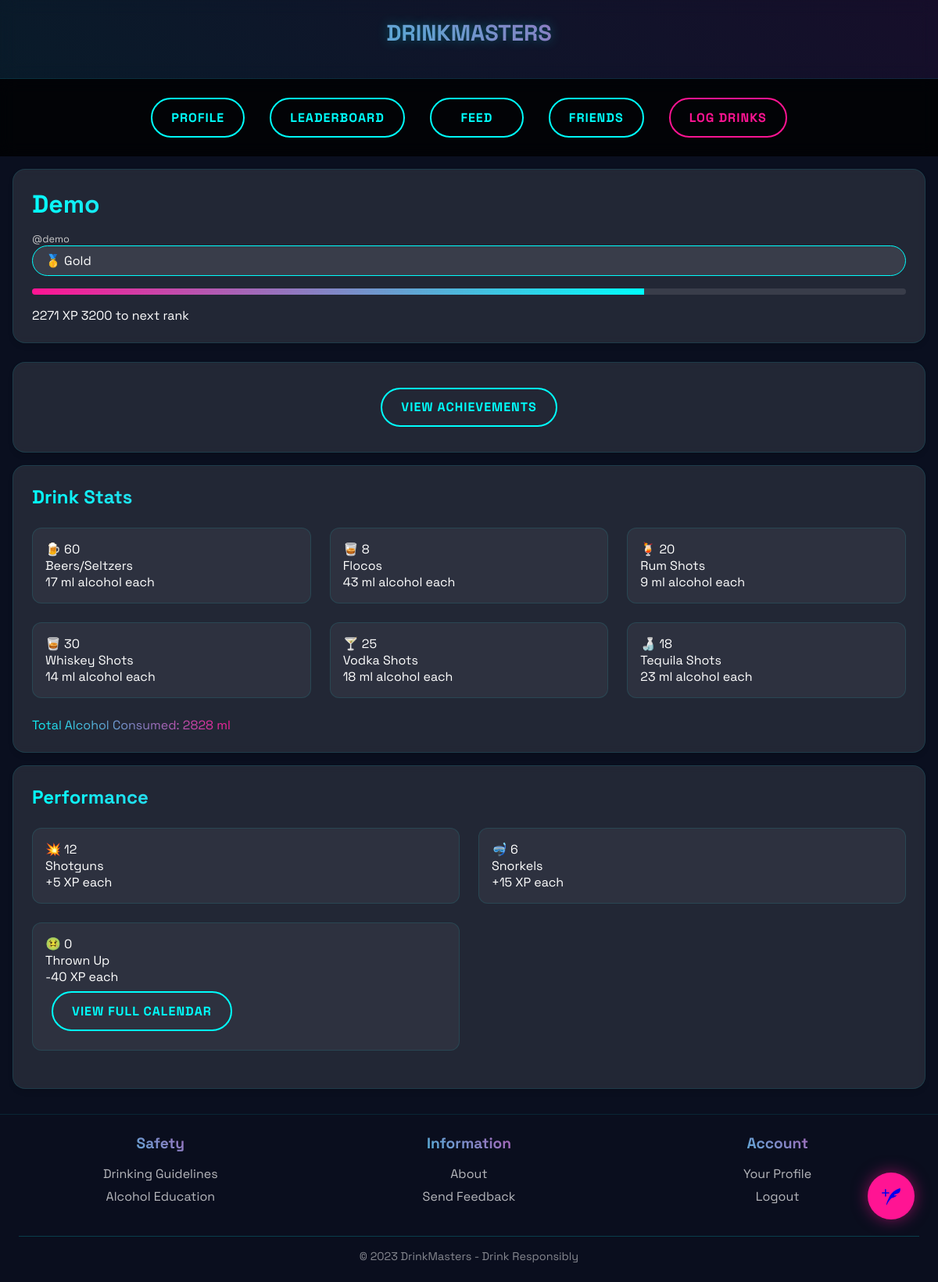
/accounts/profile/ (signed in), run on the app's committed database.
### accounts/models.py (models this page shows, shortened)
class Profile(models.Model):
    user = models.OneToOneField(User, on_delete=models.CASCADE)
    display_name = models.CharField(
    max_length=15,
    default='User',  # or another appropriate default value
    help_text="Display name (letters only, max 15 characters)"
)
    beer = models.IntegerField(default=0, help_text="Number of Beers/Seltzers drank (17 ml alcohol per beer)")
    floco = models.IntegerField(default=0, help_text="Number of Flocos (43 ml alcohol per shot)")
    rum = models.IntegerField(default=0, help_text="Number of rum shots (9 ml alcohol per shot)")
    whiskey = models.IntegerField(default=0, help_text="Number of whiskey shots (14 ml alcohol per shot)")
    vodka = models.IntegerField(default=0, help_text="Number of vodka shots (18 ml alcohol per shot)")
    tequila = models.IntegerField(default=0, help_text="Number of tequila shots (23 ml alcohol per shot)")
    shotguns = models.IntegerField(default=0, help_text="Number of shotguns")
    snorkels = models.IntegerField(default=0, help_text="Number of snorkels")
    thrown_up = models.IntegerField(default=0, help_text="Times thrown up")
    xp = models.IntegerField(default=0, help_text="User XP")
    rank = models.CharField(max_length=50, default="Bronze", help_text="User rank")
    friends = models.ManyToManyField('self', symmetrical=False, blank=True)
    def calculate_alcohol_drank(self):
        return (
            (self.beer * 17) +
            (self.floco * 43) +
            (self.rum * 9) +
            (self.whiskey * 14) +
            (self.vodka * 18) +
            (self.tequila * 23)
        )
    @property
    def xp_to_next_level(self):
        RANK_THRESHOLDS = {
            'Bronze': 600,
            'Silver': 1300,
            'Gold': 3200,
            'Platinum': 7300,
            'Diamond': 15000,
            'Steez': None
        }
        return RANK_THRESHOLDS.get(self.rank, 0)
    @property
    def xp_percentage(self):
        if self.rank == "Steez":
            return 100
        next_level = self.xp_to_next_level
        if not next_level:
            return 0
        return min(100, int((self.xp / next_level) * 100))
    def check_achievements(self):
        earned = []
        for achievement in Achievement.objects.all():
            if achievement.qualifies(self):
                earned.append(achievement)
        return earned

### accounts/views.py (the view)
# urls.py: path("profile/", v.me, name="api_me"),
@login_required
def profile(request):
    profile_obj = get_object_or_404(Profile, user=request.user)
    earned_achievements = profile_obj.check_achievements()
    return render(request, 'accounts/profile.html', {
        'profile': profile_obj,
        'achievements': earned_achievements,
    })

### accounts/templates/accounts/profile.html (shortened to what this page needs)
{% extends 'base.html' %}
{% block content %}
<div class="profile-container">
    <div class="profile-content">
        <div class="glass-card profile-header-card">
            <div class="profile-header-main">
                <div class="username-with-rank">
                    <div>
                        <h1 class="gradient-text">{{ profile.display_name }}</h1>
                        <p class="username-secondary">@{{ profile.user.username }}</p>
                    </div>
                    <div class="rank-badge" data-rank="{{ profile.rank }}">
                        <span class="rank-icon">
                            {% if profile.rank == "Bronze" %}🥉
                            {% elif profile.rank == "Silver" %}🥈
                            {% elif profile.rank == "Gold" %}🥇
                            {% elif profile.rank == "Platinum" %}🔘
                            {% elif profile.rank == "Diamond" %}💎
                            {% else %}👑{% endif %}
                        </span>
                        <span class="rank-name">{{ profile.rank }}</span>
                    </div>
                </div>
                <div class="xp-display">
                    <div class="xp-bar-container">
                        <div class="xp-bar">
                            <div class="xp-progress" style="width: {{ profile.xp_percentage }}%;"></div>
                        </div>
                        <div class="xp-text">
                            <span>{{ profile.xp }} XP</span>
                            {% if profile.rank != "Steez" %}
                                <span>{{ profile.xp_to_next_level }} to next rank</span>
                            {% else %}
                                <span>MAX RANK</span>
                            {% endif %}
                        </div>
                    </div>
                </div>
            </div>
        </div>
<div class="glass-card" style="text-align: center; margin-top: 1.5rem;">
    <a href="{% url 'achievements' %}" class="neon-btn">View Achievements</a>
  </div>
        <div class="glass-card">
            <h2 class="gradient-text">Drink Stats</h2>
            <div class="stats-grid three-column">
                <div class="stat-item">
                    <div class="stat-value">
                        <span class="stat-icon">🍺</span>
                        <span>{{ profile.beer }}</span>
                    </div>
                    <div class="stat-label">Beers/Seltzers</div>
                    <div class="stat-subtext">17 ml alcohol each</div>
                </div>
                <div class="stat-item">
                    <div class="stat-value">
                        <span class="stat-icon">🥃</span>
                        <span>{{ profile.floco }}</span>
                    </div>
                    <div class="stat-label">Flocos</div>
                    <div class="stat-subtext">43 ml alcohol each</div>
                </div>
                <div class="stat-item">
                    <div class="stat-value">
                        <span class="stat-icon">🍹</span>
                        <span>{{ profile.rum }}</span>
                    </div>
                    <div class="stat-label">Rum Shots</div>
                    <div class="stat-subtext">9 ml alcohol each</div>
                </div>
                <div class="stat-item">
                    <div class="stat-value">
                        <span class="stat-icon">🥃</span>
                        <span>{{ profile.whiskey }}</span>
                    </div>
                    <div class="stat-label">Whiskey Shots</div>
                    <div class="stat-subtext">14 ml alcohol each</div>
                </div>
                <div class="stat-item">
                    <div class="stat-value">
                        <span class="stat-icon">🍸</span>
                        <span>{{ profile.vodka }}</span>
                    </div>
                    <div class="stat-label">Vodka Shots</div>
                    <div class="stat-subtext">18 ml alcohol each</div>
                </div>
                <div class="stat-item">
                    <div class="stat-value">
                        <span class="stat-icon">🍶</span>
                        <span>{{ profile.tequila }}</span>
                    </div>
                    <div class="stat-label">Tequila Shots</div>
                    <div class="stat-subtext">23 ml alcohol each</div>
                </div>
            </div>
            <div class="total-alcohol">
                <span class="gradient-text">Total Alcohol Consumed: {{ profile.calculate_alcohol_drank }} ml</span>
            </div>
        </div>
        <div class="glass-card">
            <h2 class="gradient-text">Performance</h2>
            <div class="stats-grid two-column">
                <div class="stat-item">
                    <div class="stat-value">
                        <span class="stat-icon">💥</span>
                        <span>{{ profile.shotguns }}</span>
                    </div>
                    <div class="stat-label">Shotguns</div>
                    <div class="stat-subtext">+5 XP each</div>
                </div>
                <div class="stat-item">
                    <div class="stat-value">
                        <span class="stat-icon">🤿</span>
                        <span>{{ profile.snorkels }}</span>
                    </div>
                    <div class="stat-label">Snorkels</div>
                    <div class="stat-subtext">+15 XP each</div>
                </div>
                <div class="stat-item">
                    <div class="stat-value">
                        <span class="stat-icon">🤢</span>
                        <span>{{ profile.thrown_up }}</span>
                    </div>
                    <div class="stat-label">Thrown Up</div>
                    <div class="stat-subtext">-40 XP each</div>
                    <a href="{% url 'monthly_calendar' %}" class="neon-btn">View Full Calendar</a>
                </div>
            </div>
        </div>
    </div>
    <footer class="profile-footer">
        <div class="footer-grid">
            <div class="footer-section">
                <h3 class="gradient-text">Safety</h3>
                <a href="{% url 'safety_guidelines' %}" class="footer-link">Drinking Guidelines</a>
                <a href="https://www.niaaa.nih.gov/" target="_blank" class="footer-link">Alcohol Education</a>
            </div>
            <div class="footer-section">
                <h3 class="gradient-text">Information</h3>
                <a href="{% url 'about' %}" class="footer-link">About</a>
                <a href="https://forms.gle/TZYXoWXfE7VEF2yX9" class="footer-link">Send Feedback</a>
            </div>
            <div class="footer-section">
                <h3 class="gradient-text">Account</h3>
                <a href="{% url 'profile' %}" class="footer-link">Your Profile</a>
                <a href="{% url 'logout' %}" class="footer-link">Logout</a>
            </div>
        </div>
        <div class="footer-bottom">
            <p>© 2023 DrinkMasters - Drink Responsibly</p>
        </div>
    </footer>
</div>
{% endblock %}

### accounts/templates/base.html (style rules this page uses)
:root { --neon-cyan: #00fefc; --hot-pink: #ff1493; --deep-space: #0a0f1f; --void: #000; --glass-white: rgba(255, 255, 255, 0.1); --glass-border: rgba(0, 254, 252, 0.1); }
* { margin: 0; padding: 0; box-sizing: border-box; font-family: 'Space Grotesk', sans-serif; }
body { background: var(--deep-space); color: white; min-height: 100vh; padding-bottom: 80px; }
.glass-card { background: var(--glass-white); border-radius: 16px; padding: 1.5rem; margin: 1rem; border: 1px solid var(--glass-border); backdrop-filter: blur(5px); transition: transform 0.3s ease, box-shadow 0.3s ease; box-shadow: 0 4px 6px rgba(0, 0, 0, 0.1); }
.neon-btn { background: none; border: 2px solid var(--neon-cyan); color: var(--neon-cyan); padding: 0.8rem 1.5rem; border-radius: 50px; font-weight: 700; cursor: pointer; transition: all 0.3s ease; text-transform: uppercase; letter-spacing: 1px; text-decoration: none; display: inline-block; margin: 0.5rem; text-align: center; min-width: 120px; }
.gradient-text { background: linear-gradient(45deg, var(--neon-cyan), var(--hot-pink)); -webkit-background-clip: text; background-clip: text; -webkit-text-fill-color: transparent; }
h1, h2, h3 { margin-bottom: 1rem; }
.xp-bar { height: 8px; background: rgba(255,255,255,0.1); border-radius: 4px; overflow: hidden; margin: 1rem 0; }
.xp-progress { height: 100%; background: linear-gradient(90deg, var(--hot-pink), var(--neon-cyan)); transition: width 0.5s ease; }
.rank-badge { background: rgba(255,255,255,0.1); padding: 0.5rem 1rem; border-radius: 25px; border: 1px solid var(--neon-cyan); }
.stats-grid { display: grid; gap: 1.5rem; margin: 1.5rem 0; }
.two-column { grid-template-columns: repeat(2, 1fr); }
.three-column { grid-template-columns: repeat(3, 1fr); }
.stat-item { background: rgba(255,255,255,0.05); padding: 1rem; border-radius: 12px; border: 1px solid rgba(0,254,252,0.1); }
@media (min-width: 768px) { body { padding-bottom: 0; } }

### accounts/templates/accounts/profile.html (style rules this page uses)
.username-secondary { font-size: 0.8rem; color: #ccc; margin-top: 0.2rem; }
.profile-footer { background: rgba(10, 15, 31, 0.9); border-top: 1px solid var(--glass-border); padding: 1.5rem; margin-top: 2rem; }
.footer-grid { display: grid; grid-template-columns: repeat(3, 1fr); gap: 2rem; max-width: 1200px; margin: 0 auto; }
.footer-section { text-align: center; }
.footer-section h3 { margin-bottom: 1rem; font-size: 1.2rem; }
.footer-link { display: block; color: rgba(255, 255, 255, 0.7); margin: 0.5rem 0; text-decoration: none; transition: all 0.3s ease; }
.footer-bottom { text-align: center; margin-top: 2rem; padding-top: 1rem; border-top: 1px solid rgba(0, 254, 252, 0.2); color: rgba(255, 255, 255, 0.5); font-size: 0.9rem; }

### data on the page
Profile: display_name "Demo", user.username "demo", rank "Gold", xp "2271", xp_to_next_level "3200", beer "60", floco "8", rum "20", whiskey "30", vodka "25", tequila "18", calculate_alcohol_drank "2828", shotguns "12", snorkels "6", thrown_up "0"
